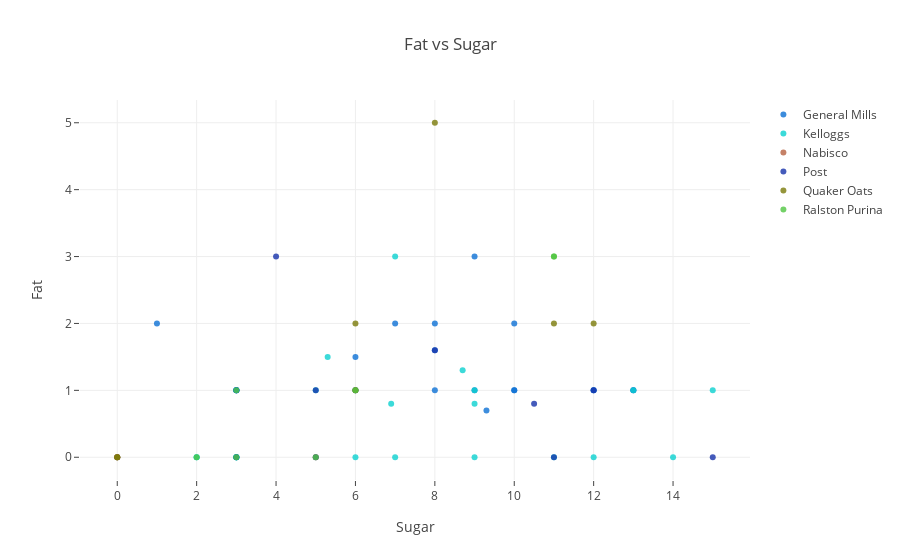

Source (notebook cell):
### Code cell
py.offline.iplot(fig)

### Figure 1 — Plotly figure (JSON) as saved in the notebook; plotly's stock layout.template omitted (floating-point values rounded to 4 significant figures)
{"data": [{"marker": {"color": "rgba(12, 112, 212, 0.8)"}, "mode": "markers", "name": "General Mills", "text": ["General Mills", "General Mills", "General Mills", "General Mills", "General Mills", "General Mills", "General Mills", "General Mills", "General Mills", "General Mills", "General Mills", "General Mills", "General Mills", "General Mills", "General Mills", "General Mills", "General Mills", "General Mills", "General Mills", "General Mills", "General Mills", "General Mills"], "type": "scatter", "uid": "415e64d1-ebbd-4fd7-a0bd-c6c4d919f0ac", "x": ["10.0", "6.0", "1.0", "9.0", "7.0", "13.0", "13.0", "10.0", "9.0", "10.0", "3.0", "12.0", "6.0", "8.0", "8.0", "3.0", "9.3", "3.0", "3.0", "12.0", "3.0", "8.0"], "y": ["2.0", "1.5", "2.0", "3.0", "2.0", "1.0", "1.0", "1.0", "1.0", "1.0", "1.0", "1.0", "1.0", "1.6", "2.0", "1.0", "0.7", "1.0", "1.0", "1.0", "1.0", "1.0"]}, {"marker": {"color": "rgba(11, 209, 208, 0.8)"}, "mode": "markers", "name": "Kelloggs", "text": ["Kelloggs", "Kelloggs", "Kelloggs", "Kelloggs", "Kelloggs", "Kelloggs", "Kelloggs", "Kelloggs", "Kelloggs", "Kelloggs", "Kelloggs", "Kelloggs", "Kelloggs", "Kelloggs", "Kelloggs", "Kelloggs", "Kelloggs", "Kelloggs", "Kelloggs", "Kelloggs", "Kelloggs", "Kelloggs", "Kelloggs"], "type": "scatter", "uid": "4908ed68-e83d-4740-a72b-6998d27e8d25", "x": ["5.0", "0.0", "14.0", "2.0", "12.0", "7.0", "3.0", "13.0", "11.0", "7.0", "9.0", "6.0", "6.9", "8.7", "9.0", "5.3", "2.0", "3.0", "9.0", "6.0", "3.0", "15.0", "3.0"], "y": ["1.0", "0.0", "0.0", "0.0", "0.0", "3.0", "0.0", "1.0", "0.0", "0.0", "0.0", "1.0", "0.8", "1.3", "1.0", "1.5", "0.0", "0.0", "0.8", "0.0", "0.0", "1.0", "0.0"]}, {"marker": {"color": "rgba(183, 98, 65, 0.8)"}, "mode": "markers", "name": "Nabisco", "text": ["Nabisco", "Nabisco", "Nabisco", "Nabisco", "Nabisco"], "type": "scatter", "uid": "166ab6f2-444c-47e3-a558-dc8e143023ea", "x": ["6.0", "0.0", "0.0", "0.0", "5.0"], "y": ["1.0", "0.0", "0.0", "0.0", "0.0"]}, {"marker": {"color": "rgba(23, 50, 170, 0.8)"}, "mode": "markers", "name": "Post", "text": ["Post", "Post", "Post", "Post", "Post", "Post", "Post", "Post", "Post"], "type": "scatter", "uid": "096d20ef-cb9d-4020-ba53-34ae28eb63e1", "x": ["5.0", "8.0", "12.0", "15.0", "5.0", "3.0", "4.0", "11.0", "10.5"], "y": ["0.0", "1.6", "1.0", "0.0", "1.0", "0.0", "3.0", "0.0", "0.8"]}, {"marker": {"color": "rgba(123, 123, 10, 0.8)"}, "mode": "markers", "name": "Quaker Oats", "text": ["Quaker Oats", "Quaker Oats", "Quaker Oats", "Quaker Oats", "Quaker Oats", "Quaker Oats", "Quaker Oats"], "type": "scatter", "uid": "a18c0509-b6e5-481e-b6ee-54f0ac562030", "x": ["8.0", "12.0", "11.0", "6.0", "0.0", "0.0", "6.0"], "y": ["5.0", "2.0", "2.0", "2.0", "0.0", "0.0", "1.0"]}, {"marker": {"color": "rgba(80, 198, 65, 0.8)"}, "mode": "markers", "name": "Ralston Purina", "text": ["Ralston Purina", "Ralston Purina", "Ralston Purina", "Ralston Purina", "Ralston Purina", "Ralston Purina", "Ralston Purina"], "type": "scatter", "uid": "ac368c54-c84e-4518-a630-d9f7036b810b", "x": ["6.0", "3.0", "5.0", "11.0", "11.0", "2.0", "3.0"], "y": ["1.0", "0.0", "0.0", "3.0", "3.0", "0.0", "1.0"]}], "layout": {"title": {"text": "Fat vs Sugar"}, "xaxis": {"ticklen": 5, "title": {"text": "Sugar"}, "zeroline": false}, "yaxis": {"ticklen": 5, "title": {"text": "Fat"}, "zeroline": false}}}
